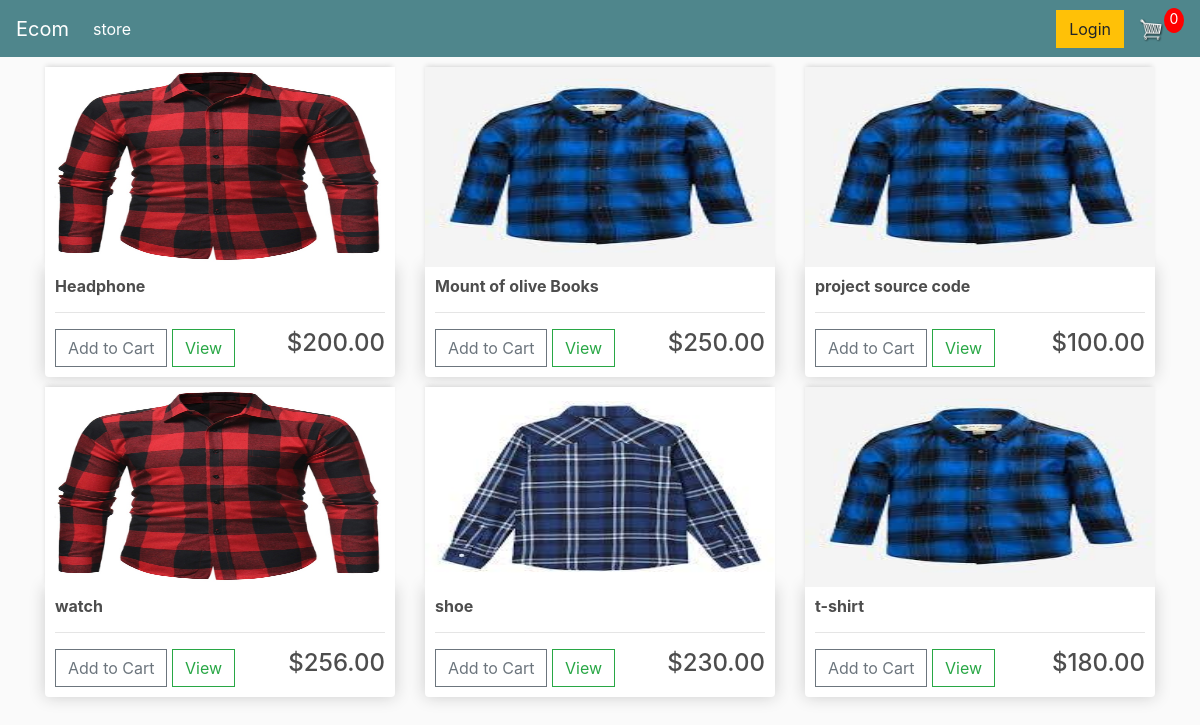
The page / on the database its author committed.
### store/models.py (models this page shows, shortened)
class Product(models.Model):
    name = models.CharField(max_length=30, null=True)
    price = models.FloatField()
    digital = models.BooleanField( default=False , null=True , blank=True)
    image = models.ImageField(null=True , blank=True)
    @property
    def imageUrl(self):
        try:
            url = self.image.url
        except:
            url = ''
        return url

### store/views.py (the view)
# urls.py: path('', include('store.urls')),
def store(request):
    products = Product.objects.all()
    context = {
        'products': products
    }
    return render(request, 'store/store.html', context)

### store/templates/store/store.html
{% extends 'store/base.html' %}
{% load static %}
{% block content %}
     <div class="row">
	 {% for product in products %}
	<div class="col-lg-4">
		<img class="thumbnail" src="{{product.imageUrl }}" >
		<div class="box-element product">
			<h6><strong>{{ product.name}}</strong></h6>
			<hr>
			<button  class="btn btn-outline-secondary add-btn">Add to Cart</button>
		<a class="btn btn-outline-success" href="#">View</a>
		<h4 style="display: inline-block; float: right">${{ product.price|floatformat:2}}</h4>
		</div>
	</div>
{% endfor %}
</div>
{% endblock content %}

### store/templates/store/base.html (shortened to what this page needs)
<!DOCTYPE html>
{% load static %}
<html lang="en">
<head>
    <link rel="stylesheet" href="https://stackpath.bootstrapcdn.com/bootstrap/4.5.2/css/bootstrap.min.css"
>
    <link rel="stylesheet" type="text/css" href="{% static 'css/main.css' %}">
</head>
<body>
<nav class="navbar navbar-expand-lg navbar-dark bg-dark">
    <a class="navbar-brand" href="{% url 'store' %}">Ecom</a>
    <div class="collapse navbar-collapse" id="navbarSupportedContent">
        <ul class="navbar-nav mr-auto">
            <li class="nav-item active">
                <a class="nav-link" href="{% url 'store' %}">store <span class="sr-only">(current)</span></a>
            </li>
        </ul>
        <div class="form-inline my-2 my-lg-0">
            <a href="#" class="btn btn-warning">Login</a>
            <a href="{% url 'cart' %}">
                <img id="cart-icon" src="{% static 'images/cart.png' %}">
            </a>
            <p id="cart-total">0</p>
        </div>
    </div>
</nav>
<div class="container">
    {% block content %} {% endblock content %}
</div>
</body>
</html>

### static/css/main.css (style rules this page uses)
body { background-color: hsl(0, 0%, 98%); }
h1,h2,h3,h4,h5,h6 { color:hsl(0, 0%, 30%); }
.box-element { box-shadow:hsl(0, 0%, 80%) 0 0 16px; background-color: #fff; border-radius: 4px; padding: 10px; }
.thumbnail { width: 100%; height: 200px; -webkit-box-shadow: -1px -3px 5px -2px rgba(214,214,214,1); -moz-box-shadow: -1px -3px 5px -2px rgba(214,214,214,1); box-shadow: -1px -3px 5px -2px rgba(214,214,214,1); }
.product { border-radius: 0 0 4px 4px; }
.bg-dark { background-color: #4f868c!important; }
#cart-icon { width:25px; display: inline-block; margin-left: 15px; }
#cart-total { display: block; text-align: center; color:#fff; background-color: red; width: 20px; height: 25px; border-radius: 50%; font-size: 14px; }
.col-lg-4, .col-lg-6, .col-lg-8, .col-lg-12 { margin-top: 10px; }
.btn { border-radius: 0; }

### rows shown on the page
Product: imageUrl (picture), name "Headphone", price "200.00"
Product: imageUrl (picture), name "Mount of olive Books", price "250.00"
Product: imageUrl (picture), name "project source code", price "100.00"
Product: imageUrl (picture), name "watch", price "256.00"
Product: imageUrl (picture), name "shoe", price "230.00"
Product: imageUrl (picture), name "t-shirt", price "180.00"
